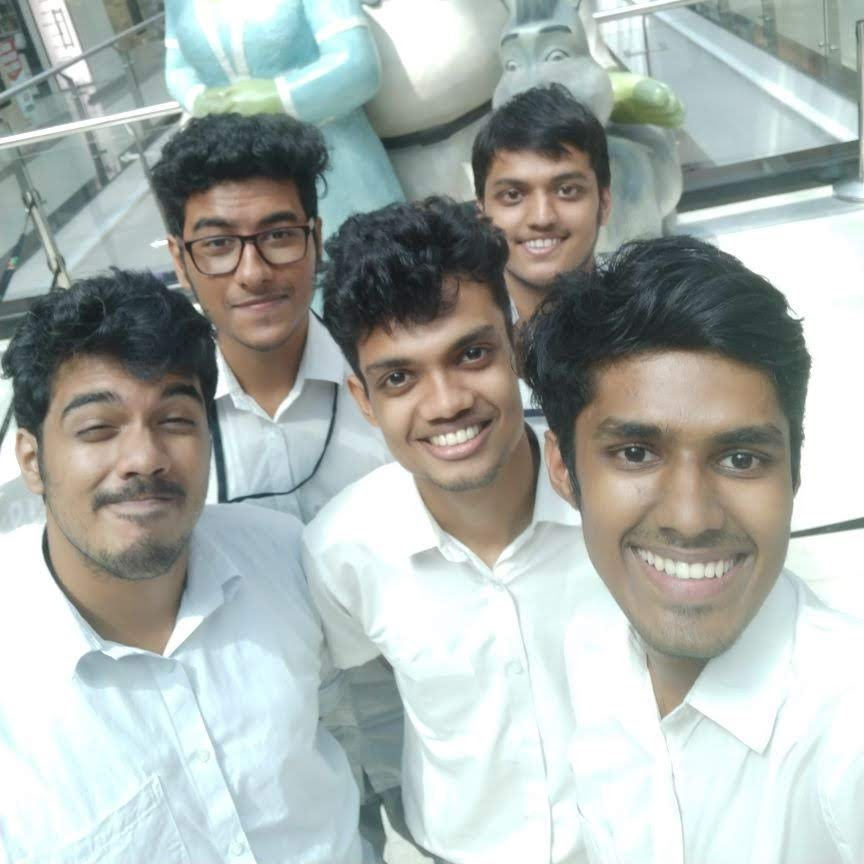
#> input picture RandomStuff/facedetection-master/test.jpg, 864 x 864 px, given in place of the camera
$ python run3.py
#> lines starting #> are read from the running program, lines starting #| are printed output that depends on the picture; after the words box and inside, x2 and y2 are one past the last pixel; in counts of white or black regions, pixels touching at a corner belong together

import cv2
#loading pre trained face data from opencv
trained_data = cv2.CascadeClassifier('haarcascade_frontalface_default.xml')

#grabbing webcam
webcam = cv2.VideoCapture(0)

while True:
    #reading webcam frames
    frame_read,frame = webcam.read()
#> frame is the input picture: shape (864, 864, 3); mean B, G, R 172.8, 176.6, 169.7
    frame = cv2.resize(frame, (480, 360))
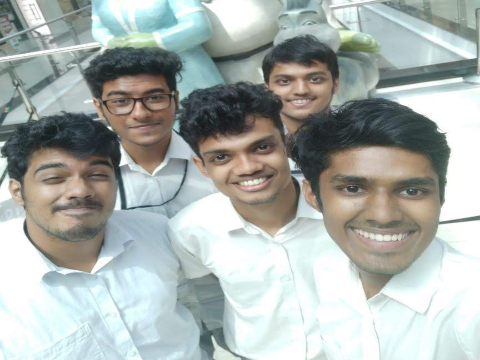
#> frame: shape (360, 480, 3); mean B, G, R 172.8, 176.5, 169.6
    greyscale_frame = cv2.cvtColor(frame,cv2.COLOR_BGR2GRAY)
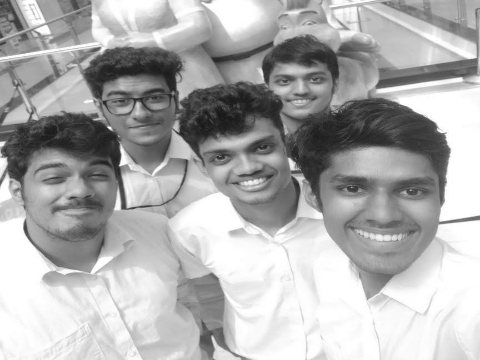
#> greyscale_frame: shape (360, 480); min 23, max 255, mean 174
    face_cordinates = trained_data.detectMultiScale(greyscale_frame)
#> face_cordinates = [[268, 54, 65, 65], [30, 141, 91, 91], [101, 68, 79, 79], [191, 115, 98, 98], [309, 134, 144, 144]]
    #x and y is the upper left corner coordinate and w and h are the corresponding width and height of the rectangle
    for (x,y,w,h) in face_cordinates:
        cv2.rectangle(frame,(x,y),(x+w,y+h),(0,255,0),2)
#> this loop made 5 passes
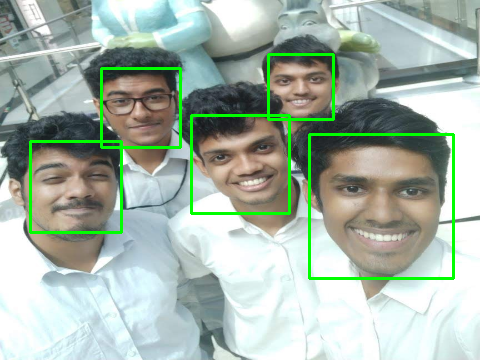
#> frame: shape (360, 480, 3); 3.28% of pixels changed, all inside (x1, y1, x2, y2) = (29, 53, 455, 280)
    cv2.imshow("Anil's Face Detection App",frame)
    #agument 1 defines milliseconds
    cv2.waitKey(1) # keeps imaage in the screen
